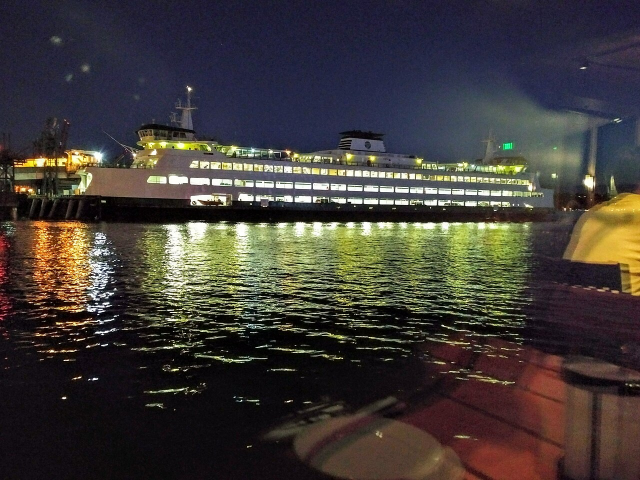
#> input picture atelier/refs/photos/ferry_night.jpg, 1280 x 960 px (shown at 1/2 size)
$ python -i analyze.py   (imports and definitions only)   (older library calls are emulated)
#> lines starting #> are read from the running program, lines starting #| are printed output that depends on the picture
#!/usr/bin/env -S uv run --script
# /// script
# requires-python = ">=3.10"
# dependencies = ["numpy", "pillow", "opencv-python-headless"]
# ///
"""Measure a picture the way I'd squint at it: value masses, palette, where the warm is.

  analyze.py stats  IMG...            one line of numbers per image
  analyze.py sheet  OUT.jpg IMG...    contact sheet: picture | 3-value notan | palette, per image
  analyze.py notan  OUT.png IMG       just the 3-value reduction, large

`--crop f` trims that fraction off every side first (to drop paper margins); default .06.
"""
import sys, os
import numpy as np, cv2
from PIL import Image, ImageDraw, ImageFont

# [5 lines left out: function load, not called in this run]

def lab(im):
    a = np.asarray(im, dtype=np.float32) / 255
    return cv2.cvtColor(a, cv2.COLOR_RGB2Lab)          # L 0..100
#> returned value: shape (960, 1280, 3) float32; mean of channels 0, 1, 2 24.5, 3, 2.2

def notan3(im, blur=.012):
    """Three flat values, split at the picture's own tertiles of a blurred L."""
    L = lab(im)[..., 0]
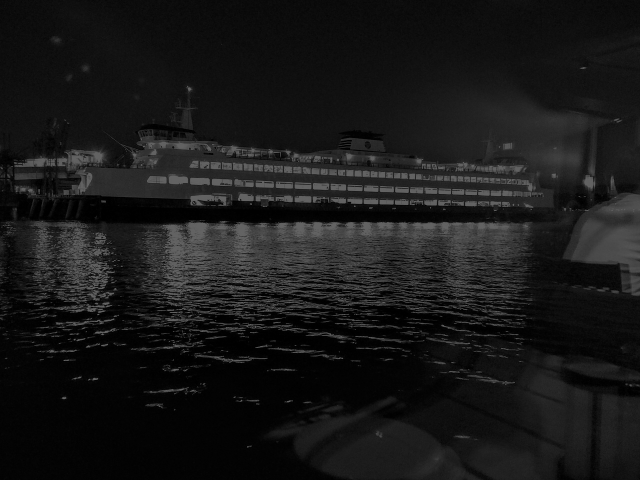
#> L: shape (960, 1280) float32 (shown at 1/2 size); min 0, max 100, mean 24.5
    k = max(3, int(max(L.shape) * blur) | 1)
#> k = 15
    Lb = cv2.GaussianBlur(L, (k, k), 0)
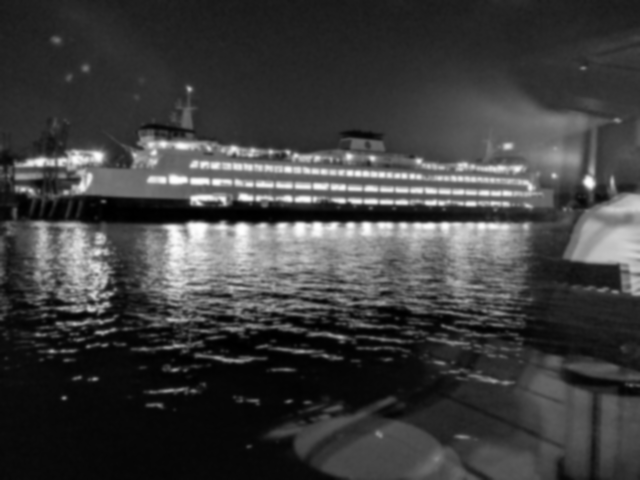
#> Lb: shape (960, 1280) float32 (shown at 1/2 size); min 0.37, max 99.47, mean 24.5; drawn with min black and max white
    lo, hi = np.percentile(Lb, [38, 76])
#> lo = 15; hi = 34.4
    lo, hi = min(lo, 45), max(hi, 62)                  # don't call a mid-grey 'light' just because it's the lightest
#> hi = 62
    out = np.where(Lb < lo, 30, np.where(Lb < hi, 125, 232)).astype(np.uint8)
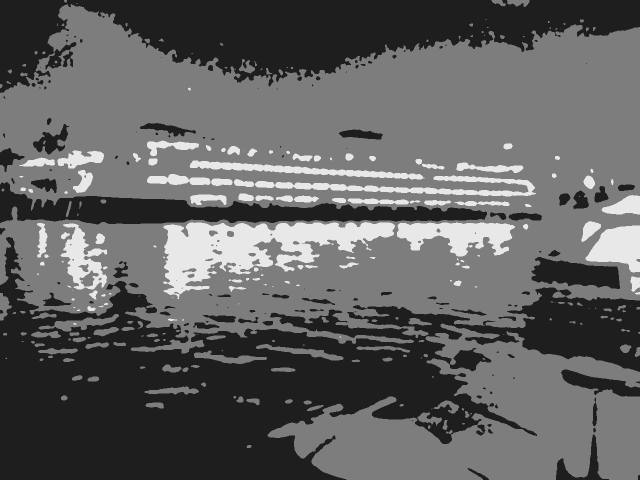
#> out: shape (960, 1280) (shown at 1/2 size); min 30, max 232, mean 96.8
    return Image.fromarray(out).convert('RGB')
#> returned value: PIL image 1280x960 RGB

# [22 lines left out: functions palette, stats, not called in this run]

def fmt(s):
    return (f"dark {s['dark']*100:3.0f}%  mid {s['mid']*100:3.0f}%  light {s['light']*100:3.0f}%  | L~{s['Lmed']:3.0f} span {s['Lspan']:3.0f}"
            f" | chroma {s['chroma']:4.1f}  warm {s['warm']*100:4.1f}%  cool {s['cool']*100:3.0f}%  | detail {s['detail']*100:4.1f}%")

def hexs(c):
    return '#%02x%02x%02x' % tuple(c)

# [45 lines left out: function main, not called in this run]

# [1 line not run here, left out]

>>> import cv2
>>> picture = cv2.cvtColor(cv2.imread('refs/photos/ferry_night.jpg'), cv2.COLOR_BGR2RGB)
>>> result = notan3(picture)

$ run again, on atelier/refs/photos/ferry_tacoma_colman.jpg
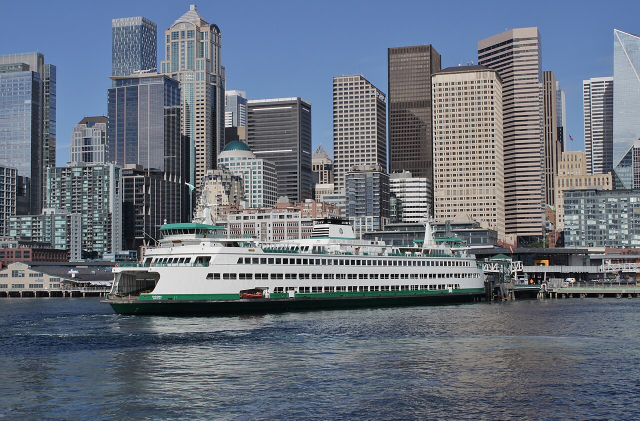
#> input picture atelier/refs/photos/ferry_tacoma_colman.jpg, 1280 x 841 px (shown at 1/2 size)
#> in notan3, `Lb = cv2.GaussianBlur(L, (k, k), 0)`:
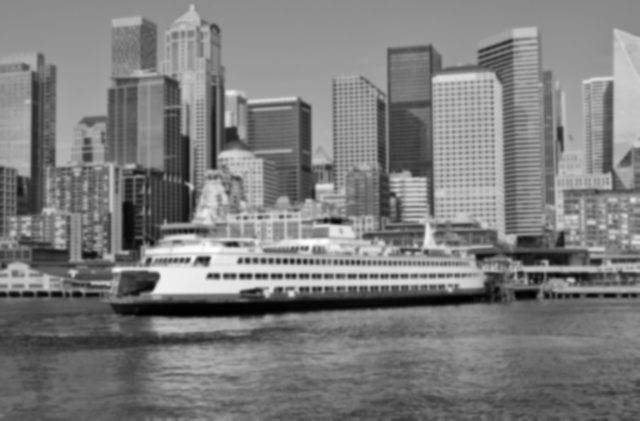
#> Lb: shape (841, 1280) float32 (shown at 1/2 size); min 2.15, max 92.16, mean 46.3; drawn with min black and max white
#> in notan3, `lo, hi = np.percentile(Lb, [38, 76])`: lo = 41.74; hi = 56.1
#> in notan3, `lo, hi = min(lo, 45), max(hi, 62)                  # don't call a mid-..`: hi = 62
#> in notan3, `out = np.where(Lb < lo, 30, np.where(Lb < hi, 125, 232)).astype(np.uin..`:
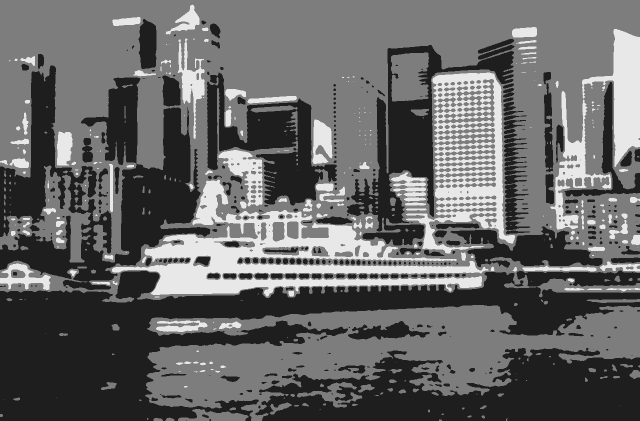
#> out: shape (841, 1280) (shown at 1/2 size); min 30, max 232, mean 102

$ run again, on atelier/refs/photos/ferry_wenatchee_seattle.jpg
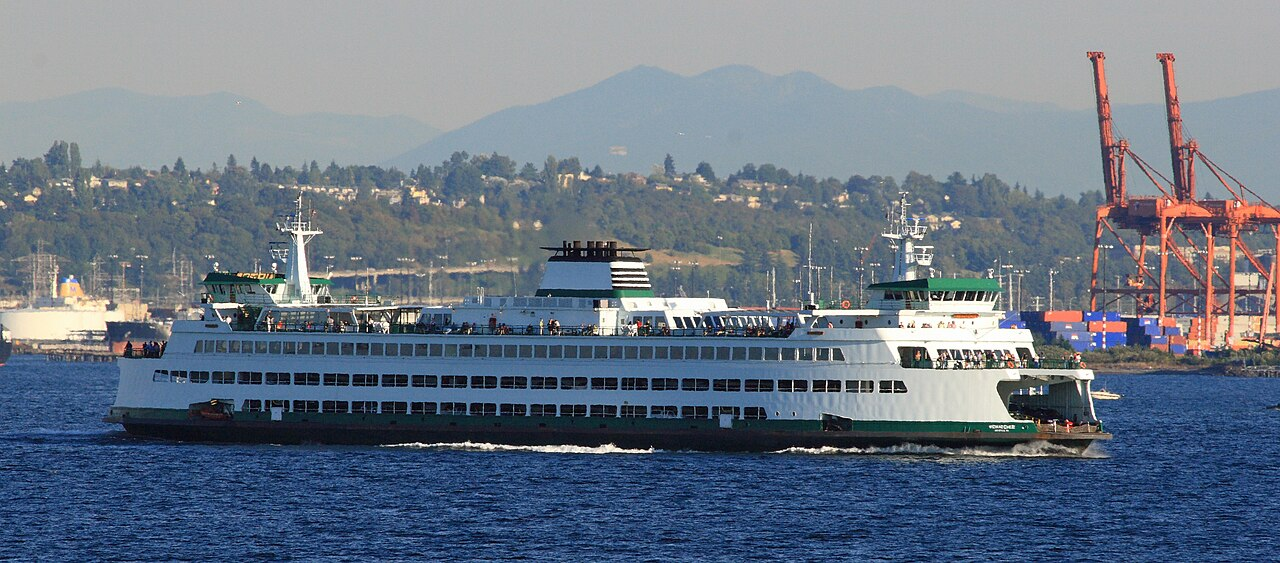
#> input picture atelier/refs/photos/ferry_wenatchee_seattle.jpg, 1280 x 563 px
#> in notan3, `Lb = cv2.GaussianBlur(L, (k, k), 0)`:
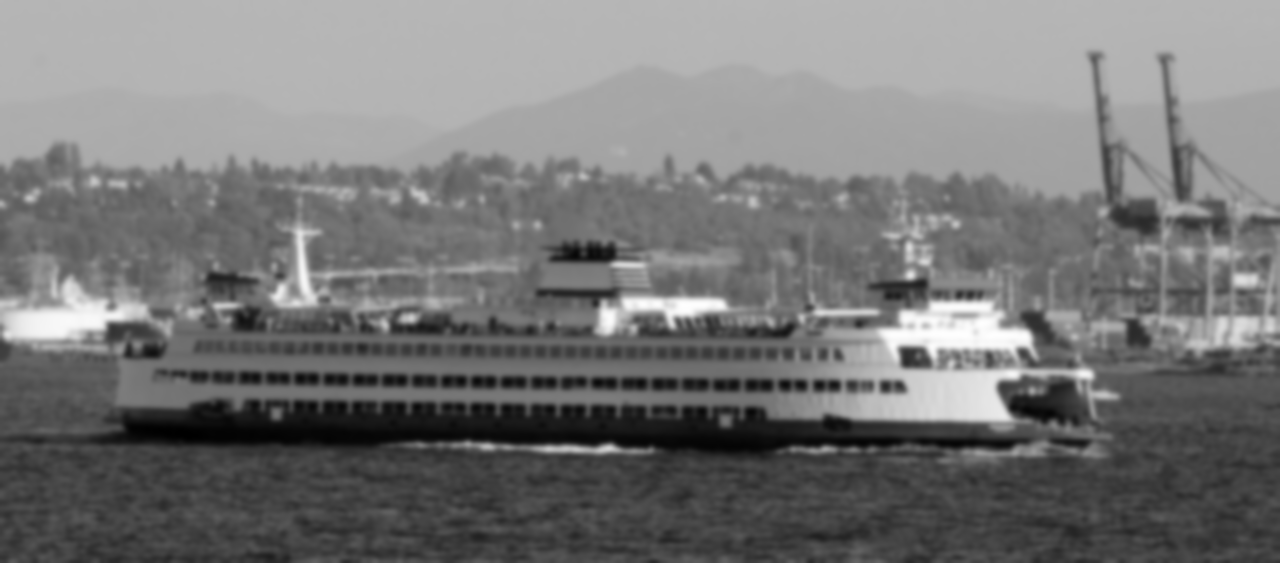
#> Lb: shape (563, 1280) float32; min 4.15, max 99.14, mean 48.5; drawn with min black and max white
#> lo = 41.77; hi = 67.68
#> in notan3, `out = np.where(Lb < lo, 30, np.where(Lb < hi, 125, 232)).astype(np.uin..`:
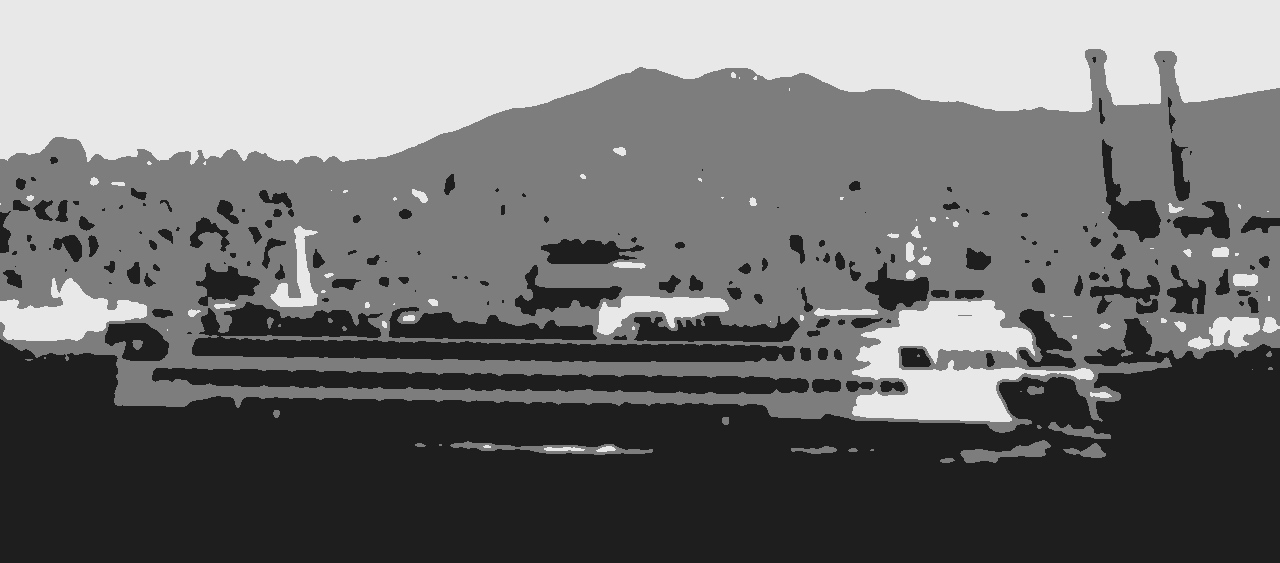
#> out: shape (563, 1280); min 30, max 232, mean 114.6
